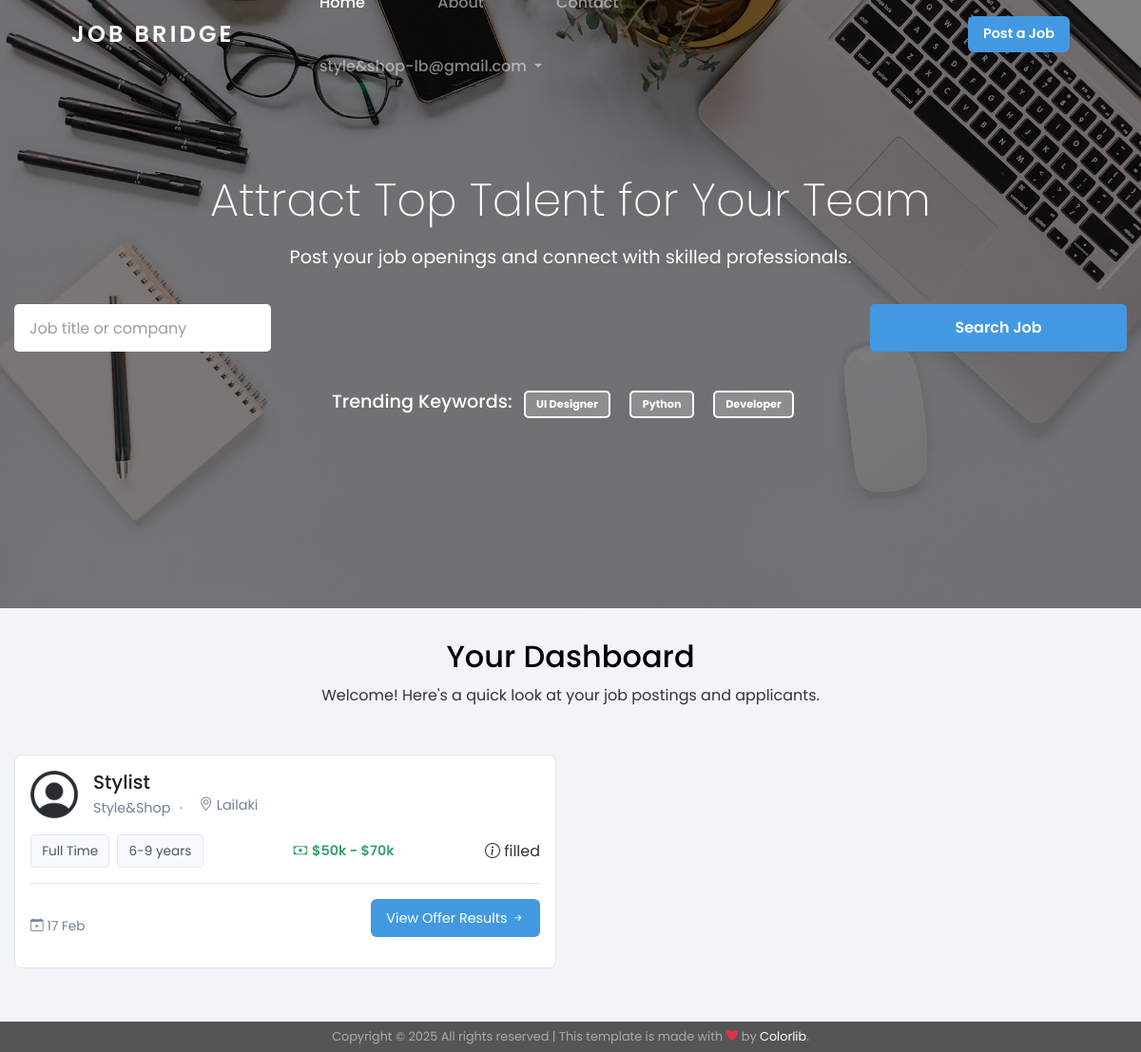
/ (signed in), run on the app's committed database.
### tables this page shows
CREATE TABLE `jobs` (
  `job_id` int(11) NOT NULL,
  `company_id` int(11) NOT NULL,
  `job_title` varchar(255) NOT NULL,
  `job_description` text NOT NULL,
  `job_type` enum('Full Time','Part Time') NOT NULL,
  `salary_range` varchar(100) DEFAULT NULL,
  `location` varchar(255) DEFAULT NULL,
  `experience_level` varchar(100) DEFAULT NULL,
  `posted_date` date DEFAULT current_timestamp(),
  `job_status` enum('open','filled') DEFAULT 'open'
);

CREATE TABLE `users` (
  `user_id` int(11) NOT NULL,
  `email` varchar(255) NOT NULL,
  `password` varchar(255) NOT NULL,
  `user_type` enum('employee','company') NOT NULL,
  `profile_picture` varchar(255) DEFAULT NULL,
  `created_at` timestamp NOT NULL DEFAULT current_timestamp(),
  `updated_at` timestamp NOT NULL DEFAULT current_timestamp() ON UPDATE current_timestamp()
);

CREATE TABLE `companyprofiles` (
  `company_id` int(11) NOT NULL,
  `company_name` varchar(255) NOT NULL,
  `contact_person` varchar(255) DEFAULT NULL,
  `phone_number` varchar(20) DEFAULT NULL,
  `website_url` varchar(255) DEFAULT NULL,
  `industry` varchar(100) DEFAULT NULL,
  `description` text DEFAULT NULL,
  `address` varchar(255) DEFAULT NULL
);

### functions/public-profile-functions.php (called while the page is built, shortened)
<?php
function getCompanyJobs($pdo, $company_id) {
    $stmt = $pdo->prepare("CALL GetCompanyJobs(:company_id)");
    $stmt->bindParam(':company_id', $company_id);
    $stmt->execute();
    $jobs = $stmt->fetchAll(PDO::FETCH_ASSOC);
    return $jobs;
}
?>

### index.php (the view, shortened to what this page needs)
<?php require 'includes/header.php'; ?>
<?php
global $pdo, $jobs;
if ((isset($_SESSION['current_user']) && $_SESSION['current_user']['user_type'] == 'employee') || !isset($_SESSION['current_user'])):
  $visitor = array('user_type' => 'visitor');
  $current_user = $_SESSION['current_user'] ?? $visitor;
  $stmt = $pdo->prepare("CALL GetAllJobs()");
  $stmt->execute();
  $jobs = $stmt->fetchAll(PDO::FETCH_ASSOC);
  $stmt->closeCursor();
elseif ($_SESSION['current_user']['user_type'] == 'company'):
  $current_user = $_SESSION['current_user'];
  require 'functions/public-profile-functions.php';
  $jobs = getCompanyJobs($pdo, $current_user['user_id']);
endif;
?>
<section class="home-section section-hero overlay bg-image" style="background-image: url('images/hero_1.jpg');" id="home-section">
  <div class="container">
    <div class="row align-items-center justify-content-center">
      <div class="col-md-12">
      <?php if ($current_user['user_type'] == 'company'): ?>
          <h1>Attract Top Talent for Your Team</h1>
          <p>Post your job openings and connect with skilled professionals.</p>
        <?php else: ?>
          <h1>Find Your Dream Job Today</h1>
          <p>Discover opportunities that match your skills and aspirations.</p>
        <?php endif; ?>
        <form method="post" class="search-jobs-form">
          <div class="row mb-4">
            <div class="col-lg-3 mb-3">
              <input type="text" class="form-control form-control-lg" placeholder="Job title or company">
            </div>
            <div class="col-lg-3 mb-3">
            </div>
            <div class="col-lg-3 mb-3">
            </div>
            <div class="col-lg-3 mb-3">
              <button type="submit" class="btn btn-primary btn-lg btn-block btn-search">
                Search Job
              </button>
            </div>
          </div>
          <div class="row">
            <div class="col-md-12 popular-keywords text-white">
              <h3>Trending Keywords:</h3>
              <ul class="keywords list-unstyled m-0 p-0">
                <li class="d-inline-block mr-3"><a href="#" class="text-white">UI Designer</a></li>
                <li class="d-inline-block mr-3"><a href="#" class="text-white">Python</a></li>
                <li class="d-inline-block mr-3"><a href="#" class="text-white">Developer</a></li>
              </ul>
            </div>
          </div>
        </form>
      </div>
    </div>
  </div>
</section>
<div class="job-list-container">
  <div class="container">
    <div class="section-header text-center mb-5">
      <?php if ($current_user['user_type'] == 'company'): ?>
        <h2>Your Dashboard</h2>
        <p>Welcome! Here's a quick look at your job postings and applicants.</p>
      <?php else: ?>
        <h2>Available Job Listings</h2>
        <p>Explore the latest opportunities tailored just for you.</p>
      <?php endif; ?>
    </div>
    <div class="row">
      <?php if (empty($jobs)): ?>
        <div class="col-12 text-center">
          <?php if ($current_user['user_type'] == 'company'): ?>
            <p>You haven't posted any jobs yet. Start creating openings to attract talent!</p>
          <?php else: ?>
            <p>Currently, there are no job listings available. Check back later!</p>
          <?php endif; ?>
        </div>
      <?php else: ?>
        <?php foreach ($jobs as $job): ?>
          <div class="col-md-6 mb-4">
            <article class="job-card">
              <header class="job-card-header">
                <?php if ($current_user['user_type'] == 'employee' || $current_user['user_type'] == 'visitor'): ?>
                  <a href="<?php echo APP_URL . 'users/public-profile.php?user_id=' . htmlspecialchars($job['company_id']); ?>">
                    <img src="<?php echo htmlspecialchars($job['company_profile_picture']); ?>" class="company-logo" alt="Company Logo">
                  </a>
                <?php else: ?>
                  <img src="<?php echo htmlspecialchars($job['company_profile_picture']); ?>" class="company-logo" alt="Company Logo">
                <?php endif; ?>
                <div class="job-header-info">
                  <h3 class="job-title"><?php echo htmlspecialchars($job['job_title']); ?></h3>
                  <div class="job-meta">
                    <?php if ($current_user['user_type'] == 'employee' || $current_user['user_type'] == 'visitor'): ?>
                      <a href="<?php echo APP_URL . 'users/public-profile.php?user_id=' . htmlspecialchars($job['company_id']); ?>" class="company-name">
                        <?php echo htmlspecialchars($job['company_name']); ?>
                      </a>
                    <?php else: ?>
                      <span class="company-name"><?php echo htmlspecialchars($job['company_name']); ?></span>
                    <?php endif; ?>
                    <span class="job-location"><i class="bi bi-geo-alt"></i> <?php echo htmlspecialchars($job['location']); ?></span>
                  </div>
                </div>
              </header>
              <div class="job-card-body">
                <div class="job-tags">
                  <span class="job-tag"><?php echo htmlspecialchars($job['job_type']); ?></span>
                  <span class="job-tag"><?php echo htmlspecialchars($job['experience_level']); ?></span>
                </div>
                <div class="job-salary">
                  <span class="salary-tag"><i class="bi bi-cash"></i> <?php echo htmlspecialchars($job['salary_range']); ?></span>
                </div>
                <?php if ($current_user['user_type'] == 'company'): ?>
                  <div class="job-status">
                    <span class="status-tag"><i class="bi bi-info-circle"></i> <?php echo htmlspecialchars($job['job_status']); ?></span>
                  </div>
                <?php endif; ?>
              </div>
              <footer class="job-card-footer">
                <div class="job-dates">
                  <div class="date-item">
                    <i class="bi bi-calendar-plus"></i>
                    <span><?php echo date('d M', strtotime($job['posted_date'])); ?></span>
                  </div>
                </div>
                <?php if ($current_user['user_type'] == 'employee' || $current_user['user_type'] == 'visitor'): ?>
                  <form method="post" action="<?php echo 'jobs/view-job.php'; ?>">
                    <button type="submit" name="<?php echo 'view[' . $job['job_id'] . ']'; ?>" class="job-view-btn">
                      View Job Details<i class="bi bi-arrow-right-short"></i>
                    </button>
                  </form>
                <?php elseif ($current_user['user_type'] == 'company'): ?>
                  <form method="post" action="<?php echo 'jobs/view-applicants.php'; ?>">
                    <button type="submit" name="<?php echo 'view_applicants[' . $job['job_id'] . ']'; ?>" class="job-view-btn">
                      <?php echo ($job['job_status'] == 'open') ? 'View Applicants' : 'View Offer Results'; ?><i class="bi bi-arrow-right-short"></i>
                    </button>
                  </form>
                <?php endif; ?>
              </footer>
            </article>
          </div>
        <?php endforeach; ?>
      <?php endif; ?>
    </div>
  </div>
</div>
<?php require 'includes/footer.php'; ?>

### data on the page
jobs: users.profile_picture (placeholder picture), job_title "Stylist", company.company_name "Style&Shop", location "Lailaki", job_type "Full Time", experience_level "6-9 years", salary_range "$50k - $70k", job_status "filled", posted_date "17 Feb", shows "View Offer Results"

### other printed values
$_SESSION['current_user']['email'] "style&shop-lb@gmail.com"
